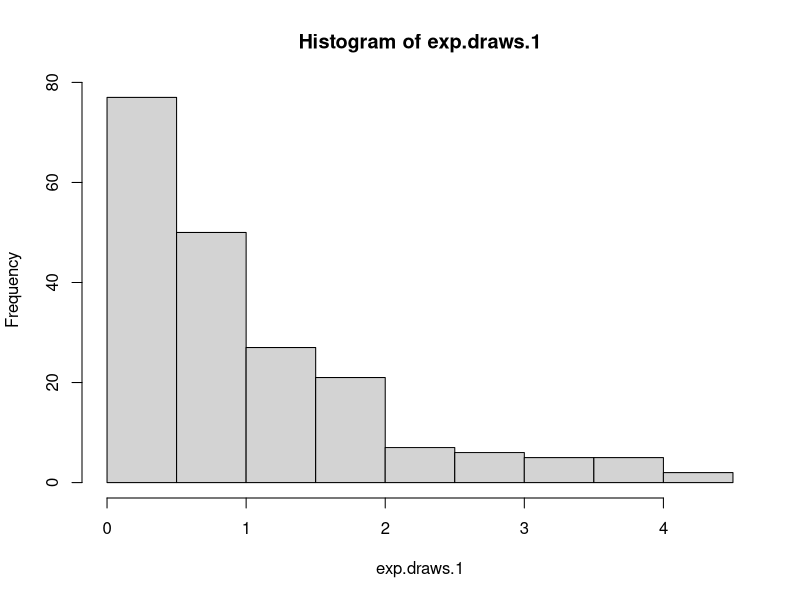
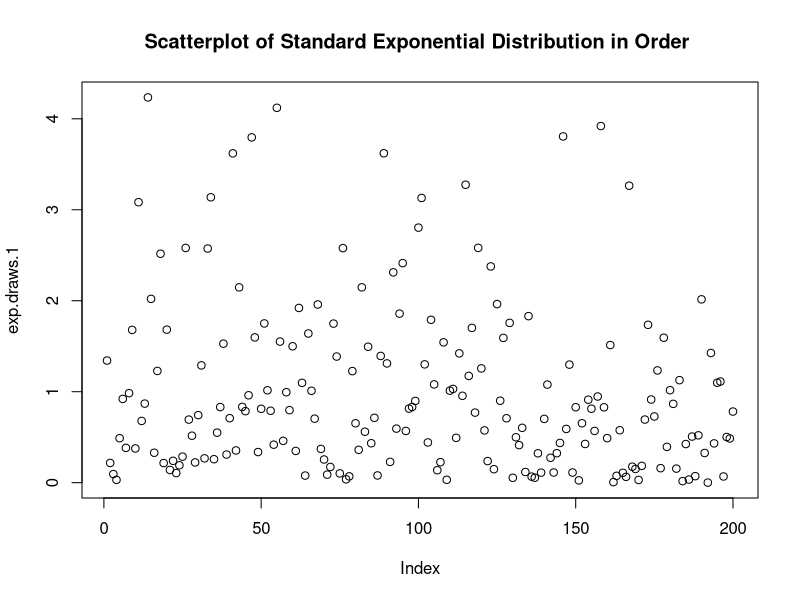
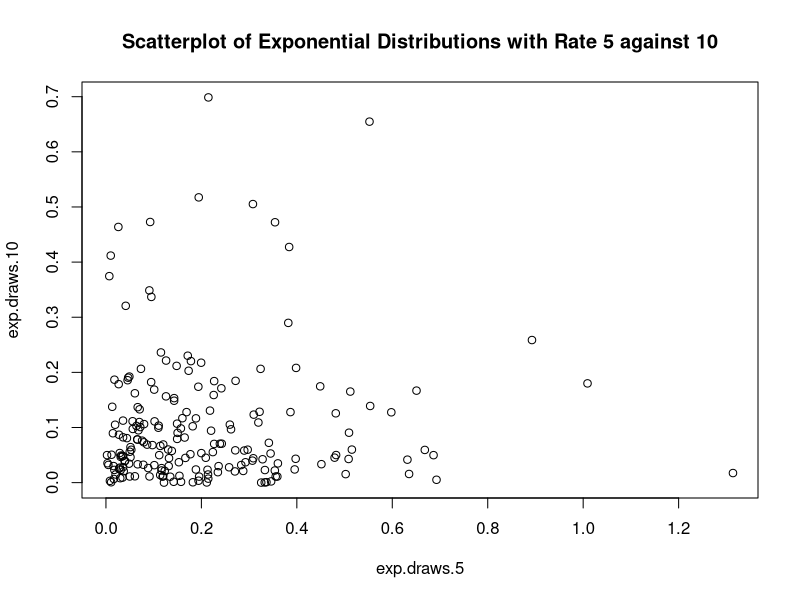
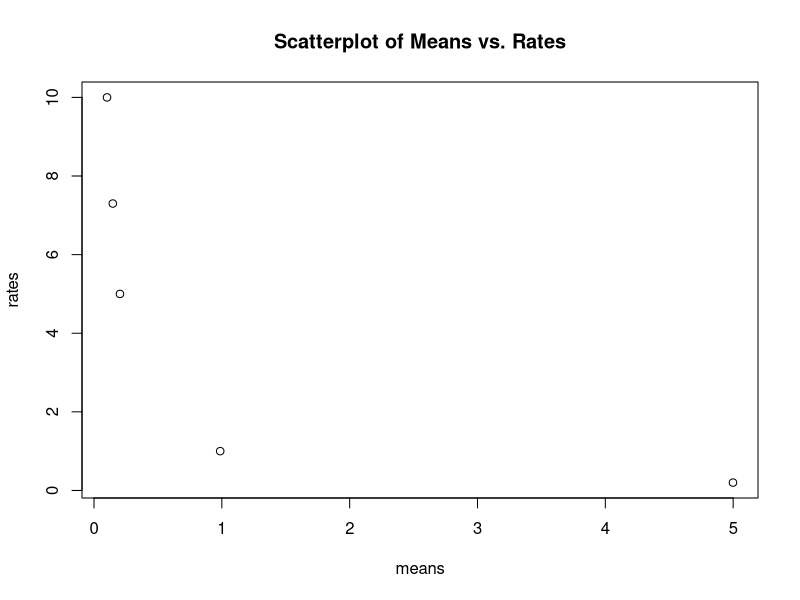
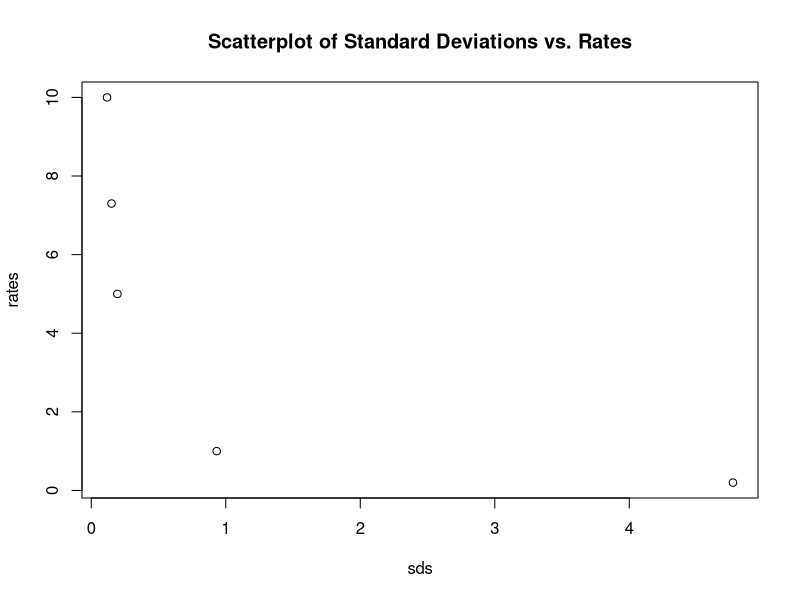
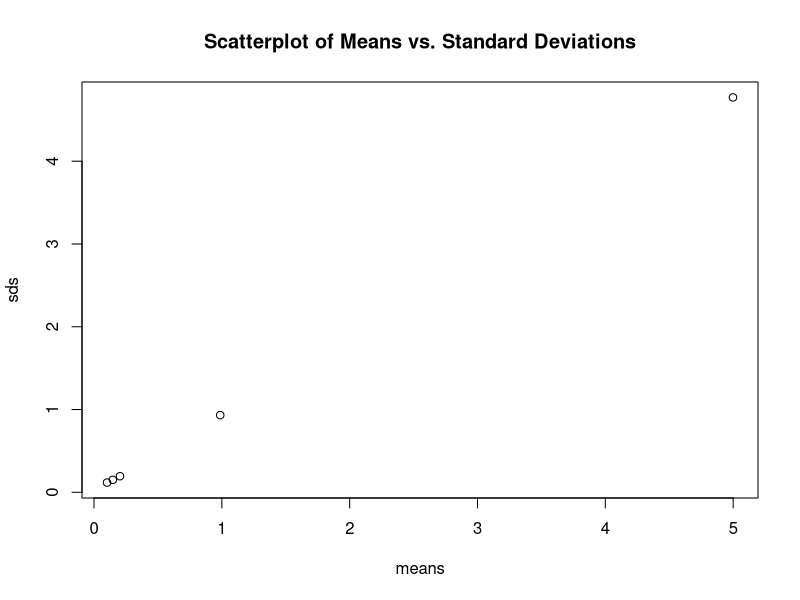
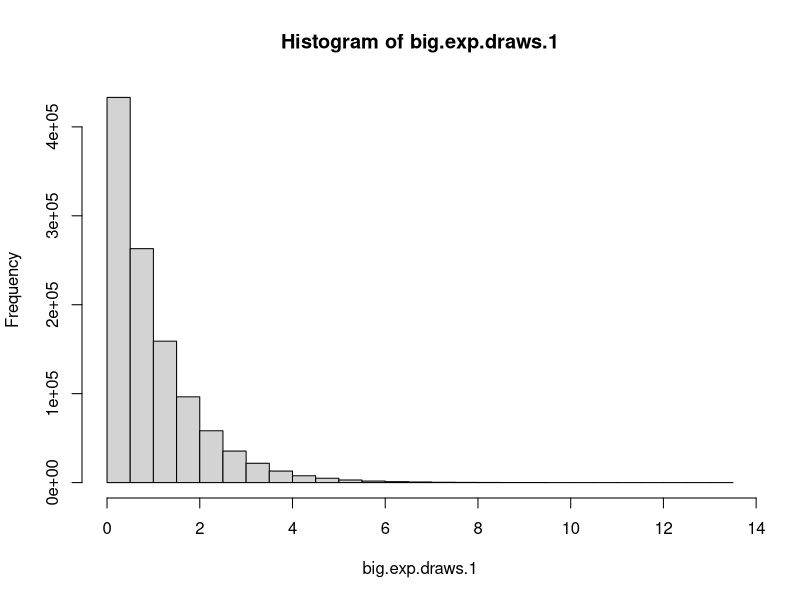
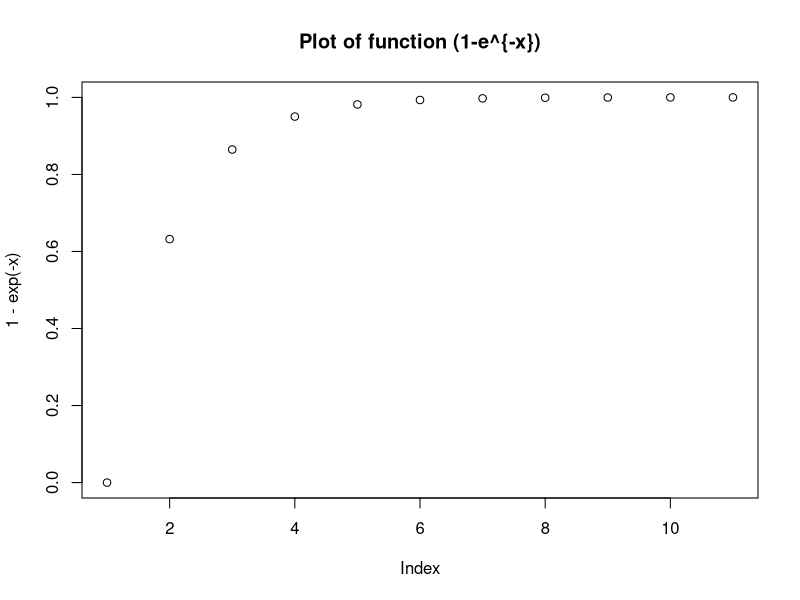

Recreate these plots in R, in order.
## ---- chunk 1
knitr::opts_chunk$set(echo=FALSE)
knitr::opts_chunk$set(error = TRUE)
knitr::opts_chunk$set(warning=FALSE)
knitr::opts_chunk$set(message=FALSE)
## ---- chunk 2
exp.draws.1 <- rexp(n=200) 
mean1 <- mean(exp.draws.1)
sd1 <- sd(exp.draws.1)
## ---- chunk 3
exp.draws.0.2 <- rexp(n=200, rate=0.2) 
mean0.2 <- mean(exp.draws.0.2)
sd0.2 <- sd(exp.draws.0.2)
## ---- chunk 4
exp.draws.5 <- rexp(n=200, rate=5) 
mean5 <- mean(exp.draws.5)
sd5 <- sd(exp.draws.5)
## ---- chunk 5
exp.draws.7.3 <- rexp(n=200, rate=7.3) 
mean7.3 <- mean(exp.draws.7.3)
sd7.3 <- sd(exp.draws.7.3)
## ---- chunk 6
exp.draws.10 <- rexp(n=200, rate=10) 
mean10 <- mean(exp.draws.10)
sd10 <- sd(exp.draws.10)
## ---- chunk 7
#a 
hist(exp.draws.1, main = "Histogram of exp.draws.1")

#b
sort(exp.draws.1, decreasing=FALSE) #sorting random values from standard distribution in increasing order 
plot(exp.draws.1, main = "Scatterplot of Standard Exponential Distribution in Order ")

#c
plot(exp.draws.5, exp.draws.10, main = "Scatterplot of Exponential Distributions with Rate 5 against 10")
## ---- chunk 8
means <- c(mean1, mean0.2, mean5, mean7.3, mean10) #means of each of our five distributions in order we created them

#a
rates <- c(1, 0.2 ,5 ,7.3 ,10)
plot(means,rates, main = "Scatterplot of Means vs. Rates")
## ---- chunk 9
#b
sds <- c(sd1, sd0.2, sd5, sd7.3, sd10)
plot(sds, rates, main = "Scatterplot of Standard Deviations vs. Rates")
## ---- chunk 10
#c
plot(means, sds, main = "Scatterplot of Means vs. Standard Deviations")
## ---- chunk 11
#a
big.exp.draws.1 <- rexp(n=1100000)
meanbig <- mean(big.exp.draws.1)
sdbig <- sd(big.exp.draws.1)
## ---- chunk 12
#b
hist(big.exp.draws.1, main = "Histogram of big.exp.draws.1")
x <- 0:10
plot(1-exp(-x), main = "Plot of function (1-e^{-x})")
plot(exp(-x), main = "Plot of function (e^{-x}")
## ---- chunk 13
#c
greaterthan1 <- big.exp.draws.1[which(big.exp.draws.1 > 1)] #creating a vector with values in big.exp.draws.1 greater than 1
meangreater1 <- mean(greaterthan1)
## ---- chunk 14
#d
big.exp.draws.1.mat <- matrix(big.exp.draws.1, nrow=1100, ncol=1000) #creating matrix 
histbig <- hist(big.exp.draws.1.mat, main = "Histogram of Matrix big.exp.draws.1.mat") 
## ---- chunk 15
#e
meancol371 <- mean(big.exp.draws.1.mat[, 371])
## ---- chunk 16
#f
meanallcol <- colMeans(big.exp.draws.1.mat)
hist(meanallcol, main = "Histogram of All Column Means")
